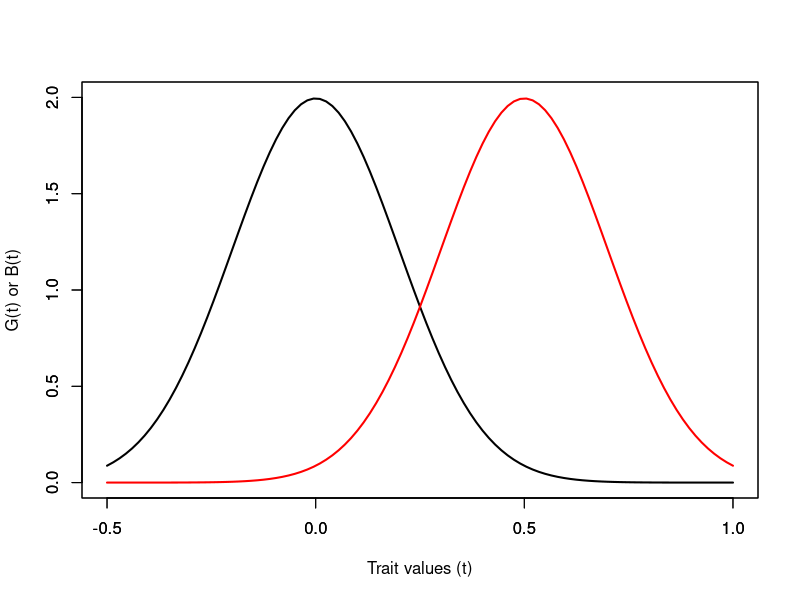
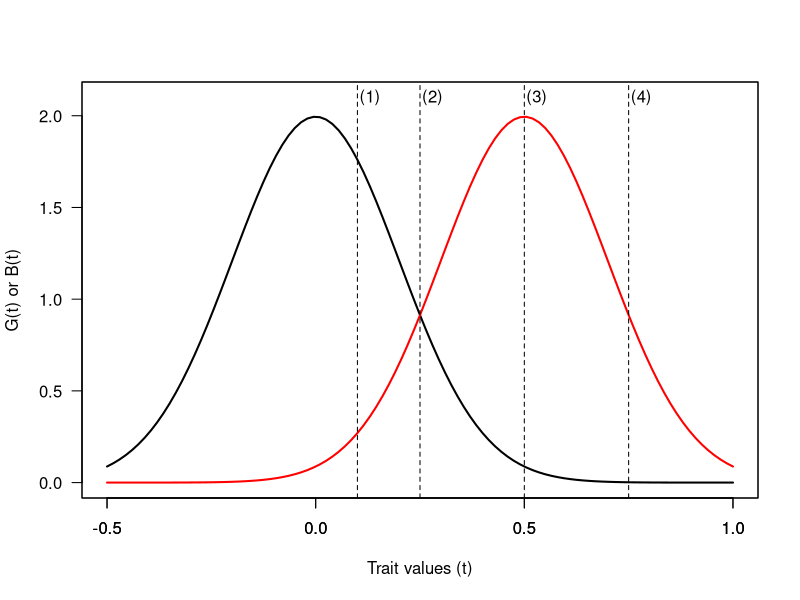
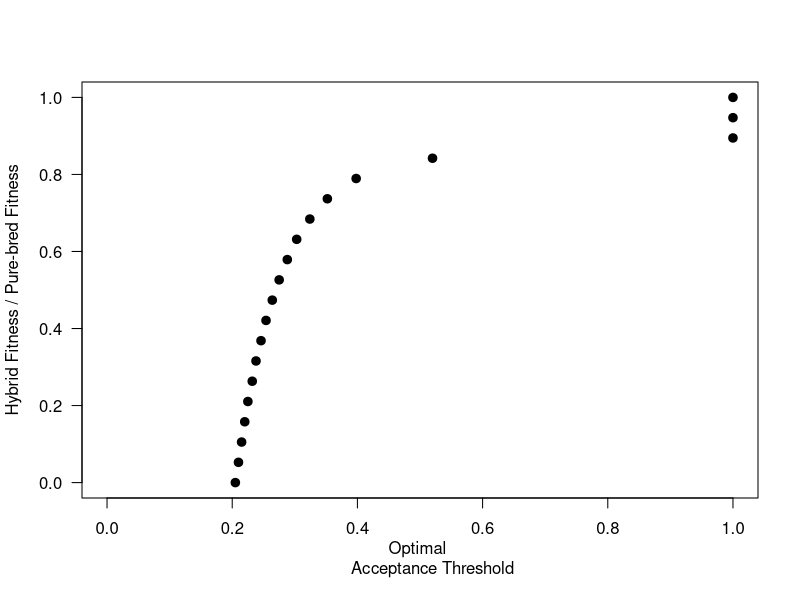
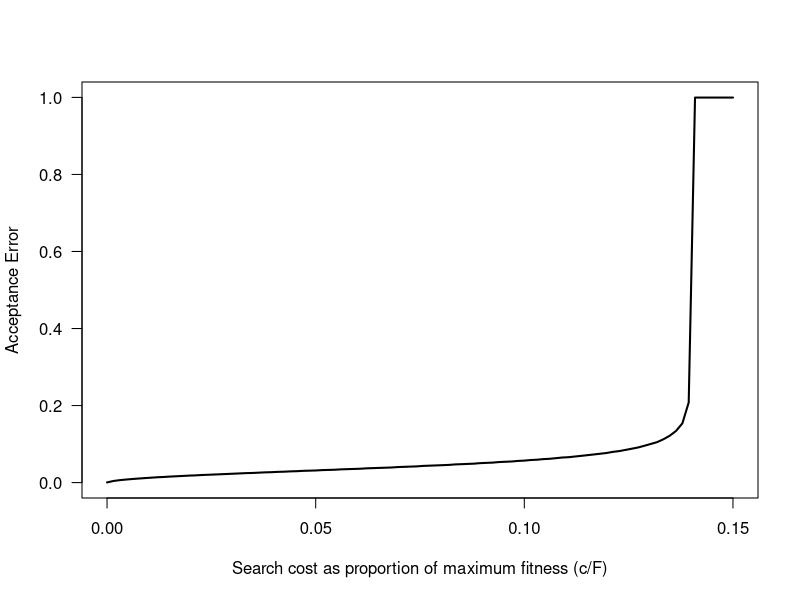
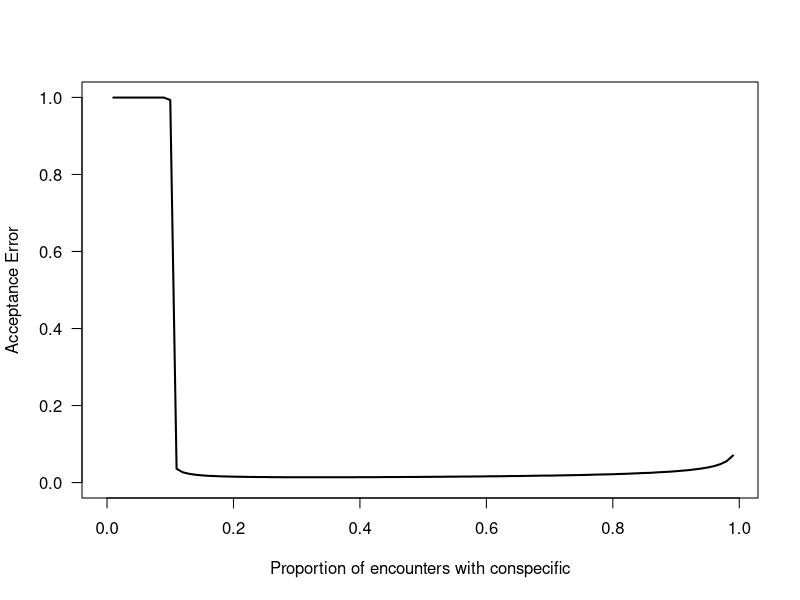
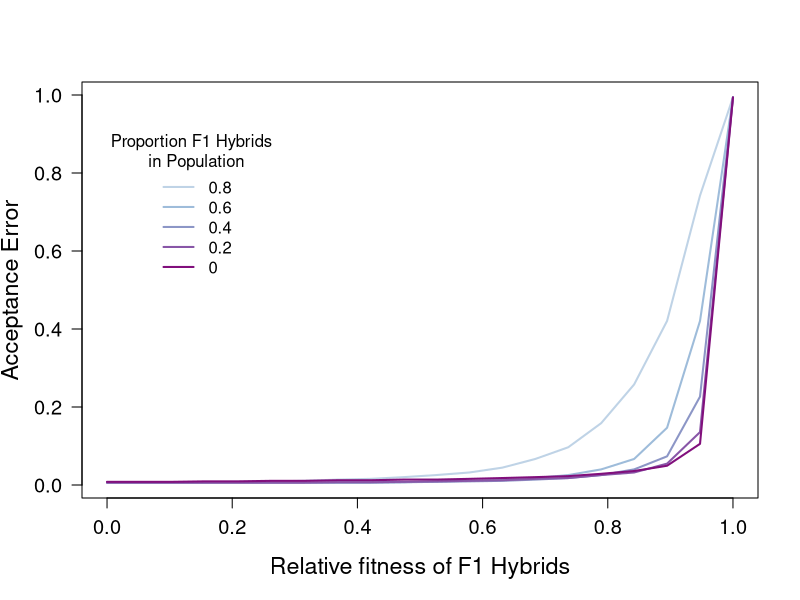

Write the R code that produced these figures, in order.
## ---- chunk 1
knitr::opts_chunk$set(echo = TRUE, out.width = "50%", tidy.opts=list(width.cutoff=75), tidy=TRUE)
## ---- chunk 2

g=function(x) dnorm(x, mean=0,sd=0.2)
b=function(x) dnorm(x, mean=0.5,sd=0.2)
## ---- chunk 3
plot(g, ylim=c(0,2), xlim=c(-0.5,1), lwd=2, ylab="G(t) or B(t)", 
     xlab="Trait values (t)")
par(new=T)
plot(b, ylim=c(0,2), xlim=c(-0.5,1), lwd=2, col="red", ylab="", xlab="")
## ---- chunk 4
t=seq(0,1,length=1001)
Gt=list(0)
Bt=list(0)

#proportion of conspecifics accepted for each t
for (i in t) Gt[[which(t==i)]]=integrate(g,lower=-1, upper=i)$value
Gt.value=unlist(Gt)

#proportion of heterospecifics accepted for each t
for (i in t) Bt[[which(t==i)]]=integrate(b,lower=-1, upper=i)$value
Bt.value=unlist(Bt)
## ---- chunk 5
dat=data.frame(t=c(0.1, 0.25, 0.5, 0.75), prop_conspecific=Gt.value[c(101, 251, 501, 751)], prop_heterospecific=Bt.value[c(101, 251, 501, 751)], 
               line_on_figure=c("(1)", "(2)", "(3)", "(4)"))

dat

## ---- chunk 6
plot(g, ylim=c(0,2.1), xlim=c(-0.5,1), lwd=2, ylab="G(t) or B(t)", xlab="Trait values (t)", las=1)
par(new=T)
plot(b, ylim=c(0,2.1), xlim=c(-0.5,1), lwd=2, col="red", ylab="", xlab="", yaxt="n")

abline(v=c(0.1, 0.25, 0.5, 0.75), lty=2)
text(x=0.13, y=2.1, "(1)")
text(x=0.28, y=2.1, "(2)")
text(x=0.53, y=2.1, "(3)")
text(x=0.78, y=2.1, "(4)")
## ---- chunk 7
#set up
#we will plot 20 points
times=20
best.t=vector(length=times)



#constant parameter values. "V" stands in for "F" in main text because "F" means FALSE in R.
V=10
P=0.7
Cs=1
#now, we vary the fitness consequence of accepting heterospecific mates (f, represented here by v), ranging from 0 (hybrids are inviable) to V (there is no fitness reduction for accepting heterospecific mates) 
v=seq(0,V,length=times)

#now, calculate fitness for each threshold given a specific value of f, and estimate what threshold value gives the optimal fitness.
for (i in 1:times){
Wt=(V*P*Gt.value+v[i]*(1-P)*Bt.value-Cs)/(P*Gt.value + (1-P)*Bt.value)
best.t[i]=t[which.max(Wt)]
}

#generate plot
plot(best.t, v/V,type="p", xlim=c(0,1), lwd=2, las=1, pch=19, 
     xlab="Optimal 
     Acceptance Threshold", ylab="Hybrid Fitness / Pure-bred Fitness")
## ---- chunk 8

g=function(x) dnorm(x, mean=0,sd=0.1) #conspecifics
b=function(x) dnorm(x, mean=0.5,sd=0.15) #heterospecifics
t=seq(0,1,length=1001) #set up 1000 possible thresholds between 0 and 1


Gt=list(0)
Bt=list(0)

for (i in t) Gt[[which(t==i)]]=integrate(g,lower=-1, upper=i)$value
Gt.value=unlist(Gt)

for (i in t) Bt[[which(t==i)]]=integrate(b,lower=-1, upper=i)$value
Bt.value=unlist(Bt)
## ---- chunk 9
#set up parameter values for Figure 2a
V=10
v=8
P=0.7
#vary costs between 0 and 1.5 (i.e., 0 to 0.15 the fitness of mating with conspecific)
Cs=seq(0,1.5,length=100) 

accept.error=vector(length=100) #set up vector

#acceptance error is proportion of heterospecifics accepted.
for (i in 1:100){
  Wt=(V*P*Gt.value+v*(1-P)*Bt.value-Cs[i])/(P*Gt.value + (1-P)*Bt.value)
  accept.error[i]=Bt.value[which.max(Wt)] 
}

plot(Cs/V,accept.error, xlim=c(0,0.15),ylim=c(0,1),type="l", lwd=2, ylab="Acceptance Error", 
     xlab="Search cost as proportion of maximum fitness (c/F)", las=1)
## ---- chunk 10
##Figure 2b

V=10
v=8
Cs=0.2
#vary proportion population that are conspecifics
P=seq(0.01,0.99,0.01) 
accept.error=vector(length=length(P))

for (i in 1:length(P)){
	Wt=(V*P[i]*Gt.value+v*(1-P[i])*Bt.value-Cs)/(P[i]*Gt.value + (1-P[i])*Bt.value)
	accept.error[i]=Bt.value[which.max(Wt)]
}

plot(P,accept.error, xlim=c(0,0.99),ylim=c(0,1),type="l", ylab="Acceptance Error", 
     xlab="Proportion of encounters with conspecific", las=1, lwd=2, main="", xaxp=c(0, 1, 5))
## ---- chunk 11

####new model: three-category model to assess effect of F1 hybrids


#There are three trait distributions
g2=function(x) dnorm(x, mean=0,sd=0.2)
b2=function(x) dnorm(x, mean=0.5,sd=0.2)
# hybrid has intermediate phenotype distribution
h2=function(x) dnorm(x, mean=0.25, sd=0.2) 

#set up results list. Here, we will evaluate results for 5 different frequencies of hybrids
results.list=list() 

for (j in 1:5){
t2=seq(0,1,length=101)
Gt2=list(0)
Bt2=list(0)
Ht2=list(0)

for (i in t2) Gt2[[which(t2==i)]]=integrate(g2,lower=-1, upper=i)$value
Gt.value2=unlist(Gt2)

for (i in t2) Bt2[[which(t2==i)]]=integrate(b2,lower=-1, upper=i)$value
Bt.value2=unlist(Bt2)

for (i in t2) Ht2[[which(t2==i)]]=integrate(h2,lower=-1, upper=i)$value
Ht.value2=unlist(Ht2)

#plot 20 points along the trait axis
times=20
accept.error2=vector(length=times)

#set up new parameters
#fitness of mating with conspecific (F)
Vd=10

#proportion of population that are conspecifics ('desired recipient) ranges from 0.1 to 0.5
Pd=j/10 

#proportion of population that are heterospecifics ('undesired recipient) ranges from 0.1 to 0.5
Pu=j/10 

#proportion of population that are hybrids ranges from 0.8 to 0
Ph=1-(Pd+Pu) 
Cs2=0.1

#fitness of mating with heterospecific (f) varies from 0 (hybrids are inviable or sterile) to Vd (no fitness reduction compared to mating with conspecific)
Vu=seq(0,Vd,length=times) 

#assume backcrosses have intermediate fitness
Vh=(Vd+Vu)/2 

for (i in 1:times){
  Wt2=(Vd*Pd*Gt.value2+Vu[i]*Pu*Bt.value2+Vh[i]*Ph*Ht.value2-Cs2)/(Pd*Gt.value2 + Pu*Bt.value2 + Ph*Ht.value2)
  accept.error2[i]=Bt.value2[which.max(Wt2)]
}
results.list[[j]]=accept.error2
}
## ---- chunk 12
####Figure 4
require(RColorBrewer)

colors=brewer.pal(6, "BuPu") #set up color gradient

plot(Vu/Vd,results.list[[1]], type="l", xlim=c(0,1), col=colors[2], lwd=2, las=1, pch=19, 
     ylab="Acceptance Error", xlab="Relative fitness of F1 Hybrids", cex.lab=1.4, cex.axis=1.2)

for (k in 2:5){
  points(Vu/Vd, results.list[[k]], type="l", xlim=c(0,1), col=colors[k+1], lwd=2, las=1, pch=19)
}

#legend
prophybrids=c(0.8, 0.6, 0.4, 0.2, 0)
legend(x=0, y=0.90, lty=1, lwd=2, col=colors[2:6], legend=prophybrids, title="Proportion F1 Hybrids \n in Population",  bty="n")
